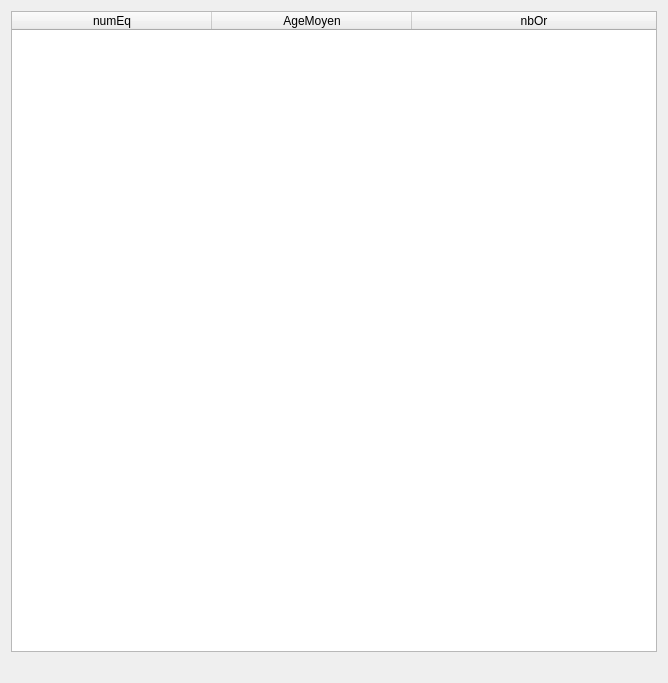
<?xml version="1.0" encoding="UTF-8"?>
<ui version="4.0">
 <class>fct_2_1</class>
 <widget class="QDialog" name="fct_2_1">
  <property name="geometry">
   <rect>
    <x>0</x>
    <y>0</y>
    <width>668</width>
    <height>683</height>
   </rect>
  </property>
  <property name="windowTitle">
   <string>Âge moyen des équipes qui ont gagné une médaille d'or</string>
  </property>
  <layout class="QVBoxLayout" name="verticalLayout">
   <item>
    <widget class="QTableWidget" name="table_fct_2_1">
     <attribute name="horizontalHeaderDefaultSectionSize">
      <number>200</number>
     </attribute>
     <attribute name="horizontalHeaderMinimumSectionSize">
      <number>50</number>
     </attribute>
     <attribute name="horizontalHeaderStretchLastSection">
      <bool>true</bool>
     </attribute>
     <attribute name="verticalHeaderVisible">
      <bool>false</bool>
     </attribute>
     <column>
      <property name="text">
       <string>numEq</string>
      </property>
     </column>
     <column>
      <property name="text">
       <string>AgeMoyen</string>
      </property>
     </column>
     <column>
      <property name="text">
       <string>nbOr</string>
      </property>
     </column>
    </widget>
   </item>
   <item>
    <widget class="QLabel" name="label_fct_2_1">
     <property name="text">
      <string/>
     </property>
     <property name="alignment">
      <set>Qt::AlignCenter</set>
     </property>
    </widget>
   </item>
  </layout>
 </widget>
 <resources/>
 <connections/>
</ui>
